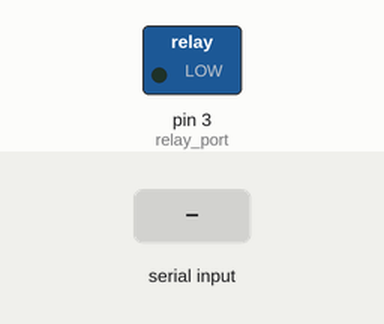
Simulated run of this sketch. Board: Arduino Uno, built with avr-gcc and run on an emulated ATmega328P. Shown: switched loads named in the sketch (green lamp = pin HIGH). Inputs (shaded band) come from the test bench.

Above: at 1.2 s.
1.3 s: "1" received over the second serial link
At 1.8 s:
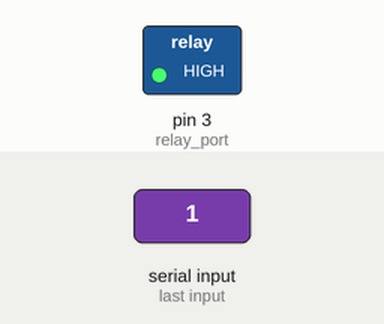
2.9 s: "0" received over the second serial link
At 4.3 s:
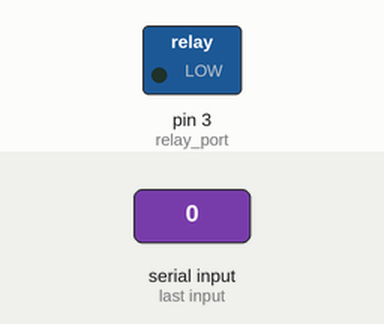
Timing chart, 0 to 5.9 s (numbered marks = the images above; inputs shaded):
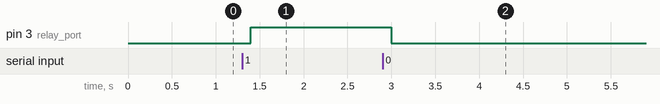

The sketch:

Arduino_code.ino
```cpp
#include <SoftwareSerial.h>


// Off and On equivalent code from sender.
#define OFF 48
#define ON 49

/// set pins for serial communication
SoftwareSerial softSerial(A4, A5);

// Variables
int val = 0; // Temporary variable for reading input
const int relay_port =  3;

void setup() {
   pinMode(A0, INPUT);
   pinMode(relay_port, OUTPUT);
   Serial.begin(9600);
   softSerial.begin(9600); //Set Soft Serial communication rate
}

void loop()
{
    if (softSerial.available())  { // If signal from main board avaiable
         val = softSerial.read();
         if(val == OFF) {
            digitalWrite(relay_port, LOW);    // Turn off relay
         } else if (val == ON) {
            digitalWrite(relay_port, HIGH);   // Turn on relay
         }
    }
    delay(200);
}
```

Measured:
- after the input at 1.3 s, pin 3 (relay_port): LOW → HIGH after 0.10 s
- after the input at 2.9 s, pin 3 (relay_port): HIGH → LOW after 0.10 s
